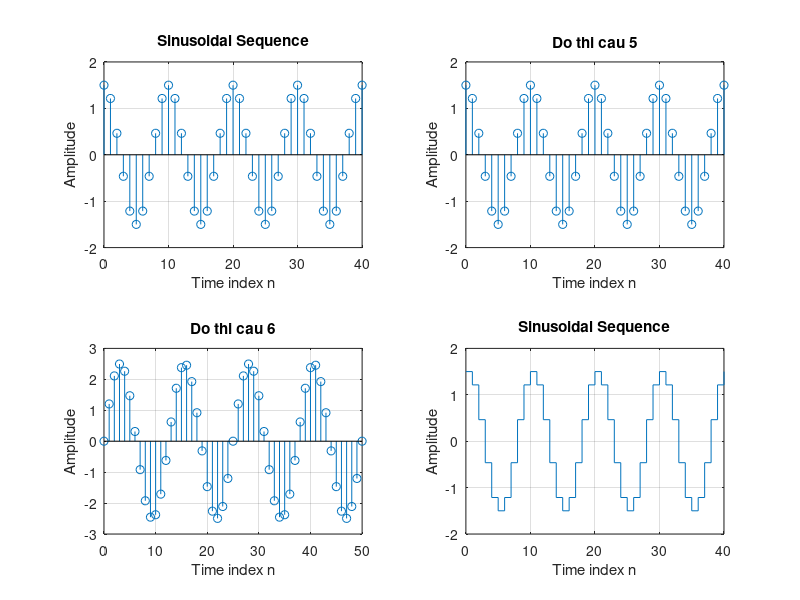

This chart was generated by the following MATLAB code:
n = 0:40;
n1= 0:50;
f = 0.1;
phase = 0;
A = 1.5;
arg = 2*pi*f*n - phase;

x = A*cos(arg);
x1 = A*cos(2*pi*0.9*n - phase);
x2 = 2.5*cos(2*pi*0.08*n1 - pi/2);

T=1/f
p = (1/41)*sum(x.*x)
p1=mean(x.^2)
T1=1/0.08

clf;
subplot(2,2,1)
stem(n, x);
axis([0 40 -2 2]);
grid;
title("Sinusoidal Sequence");
xlabel("Time index n");
ylabel("Amplitude");

subplot(2,2,2)
stem(n,x1);
axis([0 40 -2 2]);
grid;
title("Do thi cau 5")
xlabel("Time index n");
ylabel("Amplitude");

subplot(2,2,3)
stem(n1,x2);
axis([0 50 -3 3]);
grid;
title("Do thi cau 6")
xlabel("Time index n");
ylabel("Amplitude");

subplot(2,2,4)
stairs(n, x);
axis([0 40 -2 2]);
grid;
title("Sinusoidal Sequence");
xlabel("Time index n");
ylabel("Amplitude");